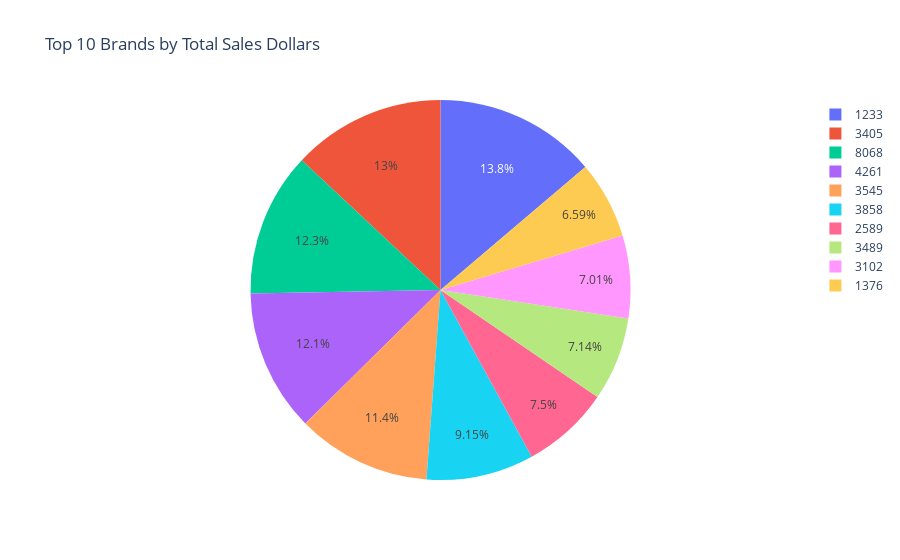

This figure's notebook cell:
### Code cell
fig = px.pie(
    top_brands_sales,
    names="Brand",
    values="TotalSalesDollar",
    title="Top 10 Brands by Total Sales Dollars"
)

fig.show()

### Figure 1 — Plotly figure (JSON) as saved in the notebook; plotly's stock layout.template omitted (floating-point values rounded to 4 significant figures)
{"data": [{"domain": {"x": [0, 1], "y": [0, 1]}, "hovertemplate": "Brand=%{label}<br>TotalSalesDollar=%{value}<extra></extra>", "labels": [1233, 3405, 8068, 4261, 3545, 3858, 2589, 3489, 3102, 1376], "legendgroup": "", "name": "", "showlegend": true, "type": "pie", "values": [5102000.0, 4819000.0, 4538000.0, 4476000.0, 4223000.0, 3384000.0, 2773000.0, 2640000.0, 2592000.0, 2435000.0]}], "layout": {"legend": {"tracegroupgap": 0}, "title": {"text": "Top 10 Brands by Total Sales Dollars"}}}
